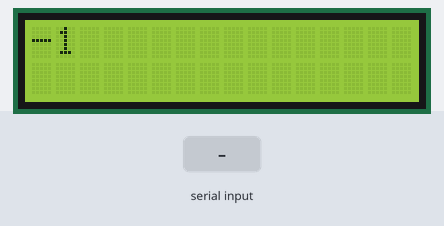
Recording of a sketch running on a simulated ESP32. Shown: 16×2 character LCD. The test bench sets the inputs (shaded band). Nothing arrives over Bluetooth unless stated; what the sketch prints to the serial monitor is not drawn.

Above: at 1.2 s.
1.3 s: "1" received over the second serial link
At 2.5 s:
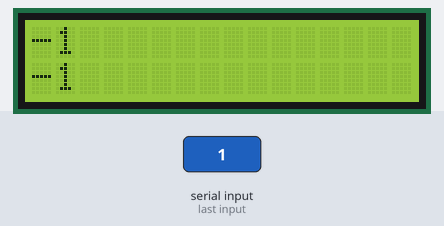
2.8 s: "1" received over Serial
At 3.7 s:
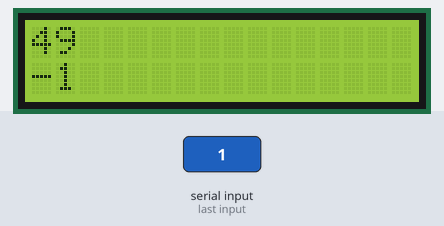
4.3 s: "0" received over Serial
Timing chart, 0 to 7.3 s (numbered marks = the images above; inputs shaded):
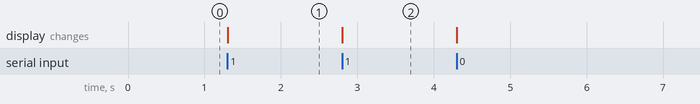

The sketch:

ESP32_BT_LCD.ino
```cpp
#include <LiquidCrystal_I2C.h>
#include "BluetoothSerial.h"
#if !defined(CONFIG_BT_ENABLED) || !defined(CONFIG_BLUEDROID_ENABLED)
#error Bluetooth is not enabled! Please run `make menuconfig` to and enable it
#endif
BluetoothSerial SerialBT;
LiquidCrystal_I2C lcd(0x27, 16, 2);
String presentStr, previousStr = " ";
void setup() {
  Serial.begin(115200);
  SerialBT.begin("ESP32_TT");  //Bluetooth device name
  Serial.println("The device started, now you can pair it with bluetooth!");
  lcd.init();
  lcd.backlight();
}
void loop() {
  if (Serial.available()) {
    lcd.setCursor(0, 0);
    lcd.print(Serial.read());
    SerialBT.write(Serial.read());
  }
  if (SerialBT.available()) {
    Serial.write(SerialBT.read());
    lcd.setCursor(0, 1);
    lcd.print(SerialBT.read());
  }
  presentStr = SerialBT.read();
  if (presentStr != previousStr) {
    lcd.clear();
    Serial.println(presentStr);
    lcd.setCursor(0, 0);
    lcd.print(presentStr);
    previousStr = presentStr;
    delay(20);
  }
}
```

Measured:
- after the input at 1.3 s, the display: changes at once (image 1)
- after the input at 2.8 s, the display: changes at once (image 2)
